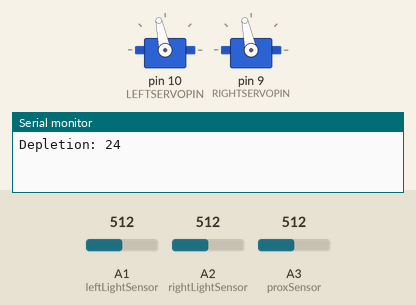
The sketch below on a simulated Arduino Uno, built with avr-gcc and run on an emulated ATmega328P. Parts: 2 × servo, the last lines printed to the serial monitor. The test bench sets the inputs (shaded band); at power-on: A3 (proxSensor) = 512, A1 (leftLightSensor) = 512, A2 (rightLightSensor) = 512.

Above: at 1.85 s.
2.3 s: A3 (proxSensor) set to 410
At 2.61 s:
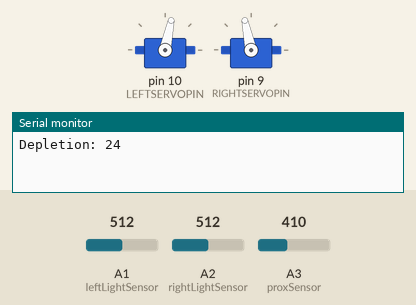
5.3 s: A3 (proxSensor) set to 389
At 7.2 s:
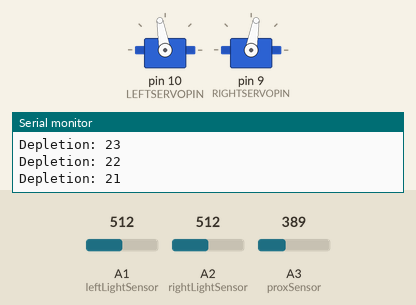
7.5 s: A1 (leftLightSensor) set to 614
At 8.6 s:
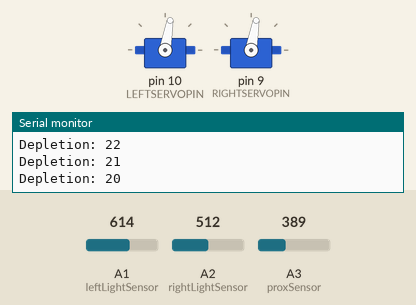
10.5 s: A1 (leftLightSensor) set to 640
13.5 s: A2 (rightLightSensor) set to 557
15.0 s: A2 (rightLightSensor) set to 574
At 15.5 s:
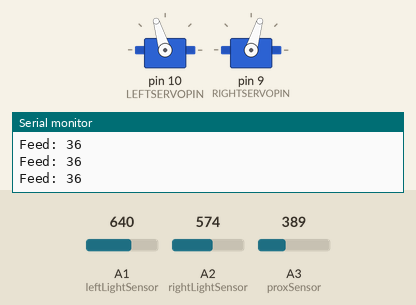
Timing chart, 0 to 17.5 s (numbered marks = the images above; inputs shaded):
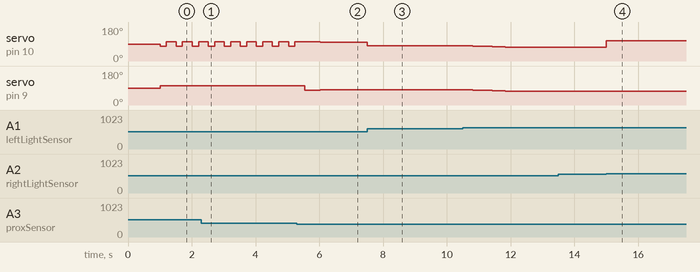

Measured:
- the behaviour switches between 401 and 400 on A3 (proxSensor) (found by bisection; images 1 and 2)
- the behaviour switches between 565 and 566 on A2 (rightLightSensor) (found by bisection; images 3 and 4)
- after the input at 5.3 s, servo on pin 9 (RIGHTSERVOPIN): 101° → 79° after 0.24 s, → 80° 0.49 s later
- after the input at 7.5 s, servo on pin 10 (LEFTSERVOPIN): 100° → 80° at once, → 81° 1.5 s later
- after the input at 15.0 s, servo on pin 10 (LEFTSERVOPIN): 73° → 107° at once

The sketch:

id_arduino.ino
```cpp
/*
 *  Based on SERB code from here: http://www.oomlout.com/serb
 */

// LIBRARIES
//---------------------------------------------------------------------------------

#include <Servo.h>

Servo leftServo;
Servo rightServo;

// DEFINE PINS
//---------------------------------------------------------------------------------

#define LEFTSERVOPIN  10
#define RIGHTSERVOPIN  9
#define rightLightSensor  2
#define leftLightSensor  1
#define proxSensor 3

// MISC VARS
//---------------------------------------------------------------------------------

int SensorLeft;
int SensorRight;
int SensorDifference;
int proxVal = 500;
int ledState = 0;
int ledOnOff = 0;
long previousMillis = 0;
long previousFeed = 0;
long previousDrain = 0;
int lightLevelTrigger = 400;
int myLife = 0;

// SETTINGS
//---------------------------------------------------------------------------------

int speed = 20;             // sets the speed of the robot (both servos) between 0 and 90

int minDistance = 400;      // proximity is triggered above this
int lightDiff = 75;         // sensitivity in difference between light sensors

int interval = 300;       // interval at which LEDs should blink (milliseconds)

int depletionInterval = 1500;
int feedInterval = 100;

int maxLife = 35;

// SETUP
//---------------------------------------------------------------------------------

void setup()
{
  Serial.begin(9600);
  randomSeed(analogRead(1));         //sets the random number seed with something mildly random
  serbSetup();                       //sets the state of all neccesary pins and adds servos to your sketch
  delay(1000);
}

// LOOP
//---------------------------------------------------------------------------------

void loop()
{
  //Sensors
  proxVal = analogRead(proxSensor);
  delay(1);
  SensorLeft = 1023 - analogRead(leftLightSensor);        // This reads the value of the sensor, then saves it to the corresponding integer.
  delay(1);
  SensorRight = 1023 - analogRead(rightLightSensor);      // This reads the value of the sensor, then saves it to the corresponding integer.
  delay(1);
  SensorDifference = abs(SensorLeft - SensorRight);       // This calculates the difference between the two sensors and then saves it to an integer.

  if (myLife < 1) {
    //I'm dead
    //myLife = 0;
    allLightsOff();
    goStop();
  } else {
    //I'm alive
    //update speed and interval
    deplete();
    speed = myLife/2;
    if (speed > 30) {
      interval = 50;
    } else {
      interval = 50+(maxLife*30)-(speed*30);
    }
    //Movement
    if (proxVal > minDistance) {
      // There's something in front
      allLightsOn();
      goBackward();
      delay(200);
      goRight();
      delay(300);
    } else {
      if (SensorLeft > SensorRight && SensorDifference > lightDiff) goRight();
      if (SensorLeft < SensorRight && SensorDifference > lightDiff) goLeft();
      if (SensorDifference < lightDiff) goForward();
    }

    doLights();
  }
  doFeed();
  if (myLife >= maxLife) myLife = maxLife;
}

// FUNCTIONS
//---------------------------------------------------------------------------------

void serbSetup(){
  pinMode(LEFTSERVOPIN, OUTPUT);     //sets the left servo signal pin to output
  pinMode(RIGHTSERVOPIN, OUTPUT);    //sets the right servo signal pin to output
  leftServo.attach(LEFTSERVOPIN);    //attaches left servo
  rightServo.attach(RIGHTSERVOPIN);  //attaches right servo
  pinMode(rightLightSensor, INPUT);  //sets the right light sensor signal pin to input
  pinMode(leftLightSensor, INPUT);   //sets the left light sensor signal pin to input
  goStop();                          //stops servos just in case still running
  // Choose a speed and light blink interval for this creature
  //myLife = 2 + random(18);
  myLife = maxLife-10;
}

// MOVEMENT

void goForward(){
 leftServo.write(90 + speed);
 rightServo.write(90 - speed);
}

void goBackward(){
 leftServo.write(90 - speed);
 rightServo.write(90 + speed);
}

void goRight(){
 leftServo.write(90 + speed);
 rightServo.write(90 + speed);
}

void goLeft(){
 leftServo.write(90 - speed);
 rightServo.write(90 - speed);
}

void goStop(){
 leftServo.write(90);
 rightServo.write(90);
}

// LIGHTS

void doLights(){
  unsigned long currentMillis = millis();
  if (SensorLeft < lightLevelTrigger || SensorRight < lightLevelTrigger) {
    // On and Off
    if(currentMillis - previousMillis > interval) {
      previousMillis = currentMillis;
      switch (ledOnOff) {
        case 0:
          digitalWrite(2, HIGH);
          digitalWrite(3, HIGH);
          digitalWrite(4, HIGH);
          digitalWrite(5, HIGH);
          break;
        case 1:
          digitalWrite(2, LOW);
          digitalWrite(3, LOW);
          digitalWrite(4, LOW);
          digitalWrite(5, LOW);
          break;
      }
      ledOnOff++;
      if(ledOnOff > 1) ledOnOff = 0;
    }
  } else {
    // Do flash
    if(currentMillis - previousMillis > interval) {
      previousMillis = currentMillis;           // save the last time you blinked the LED
      switch (ledState) {
        case 0:
          digitalWrite(2, HIGH);
          digitalWrite(3, LOW);
          digitalWrite(4, LOW);
          digitalWrite(5, LOW);
          break;
        case 1:
          digitalWrite(2, LOW);
          digitalWrite(3, HIGH);
          digitalWrite(4, LOW);
          digitalWrite(5, LOW);
          break;
        case 2:
          digitalWrite(2, LOW);
          digitalWrite(3, LOW);
          digitalWrite(4, HIGH);
          digitalWrite(5, LOW);
          break;
        case 3:
          digitalWrite(2, LOW);
          digitalWrite(3, LOW);
          digitalWrite(4, LOW);
          digitalWrite(5, HIGH);
          break;
      }
      ledState++;
      if(ledState > 3) ledState = 0;
    }
  }
}

void allLightsOn(){
    digitalWrite(2, HIGH);
    digitalWrite(3, HIGH);
    digitalWrite(4, HIGH);
    digitalWrite(5, HIGH);
}

void allLightsOff(){
    digitalWrite(2, LOW);
    digitalWrite(3, LOW);
    digitalWrite(4, LOW);
    digitalWrite(5, LOW);
}

void deplete(){
  unsigned long currentMillis = millis();
  if(currentMillis - previousDrain > depletionInterval) {
    previousDrain = currentMillis;
    myLife--;
    String message = "Depletion: ";
    message += myLife;
    Serial.println(message);
  }
}

void doFeed(){
  unsigned long currentMillis = millis();
  if (SensorLeft < lightLevelTrigger || SensorRight < lightLevelTrigger) {
    if(currentMillis - previousFeed > feedInterval) {
      previousFeed = currentMillis;
      myLife++;
      if (myLife == 1) myLife++;
      String message = "Feed: ";
      message += myLife;
      Serial.println(message);
    }
  }
}
```
